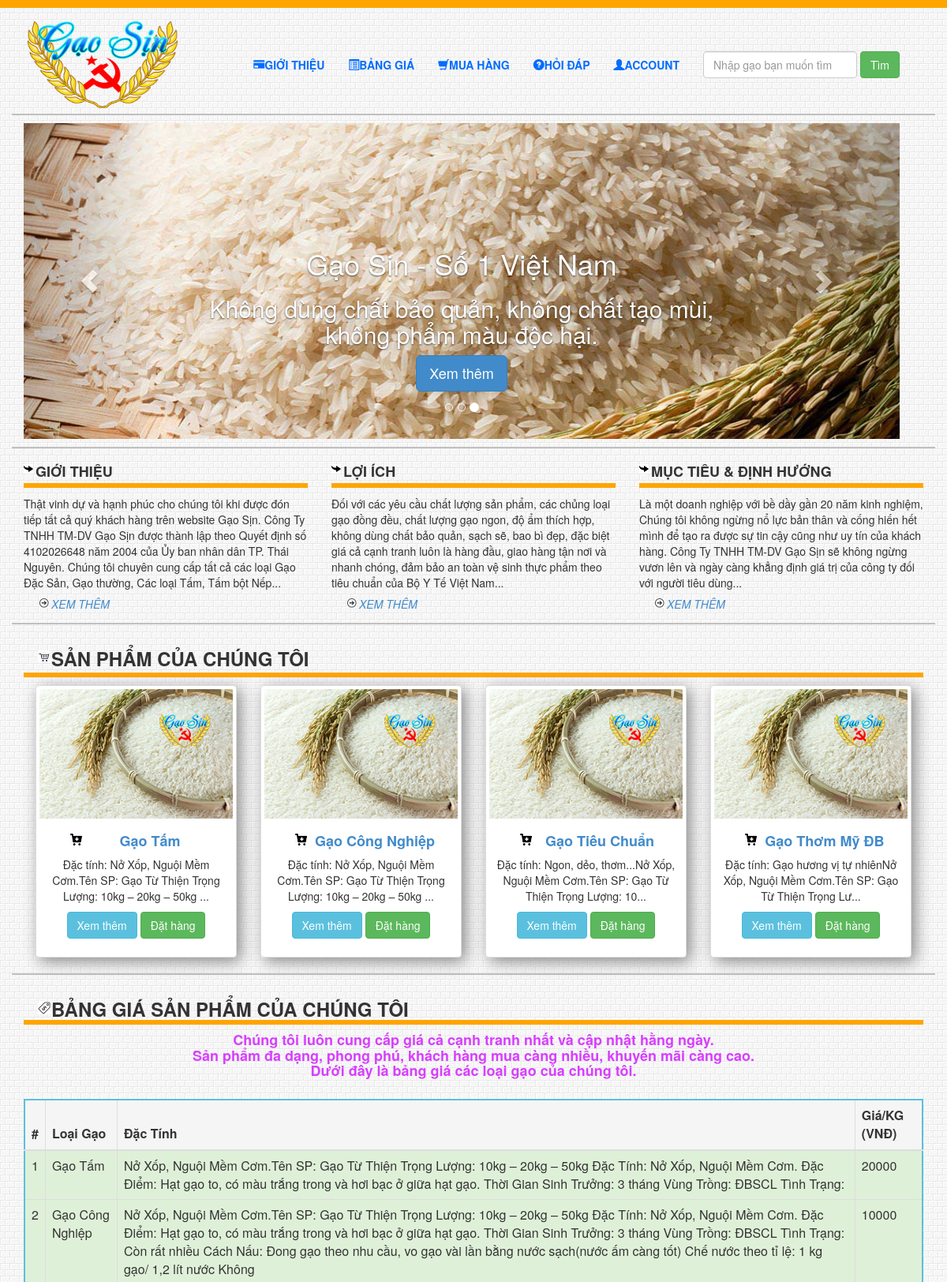
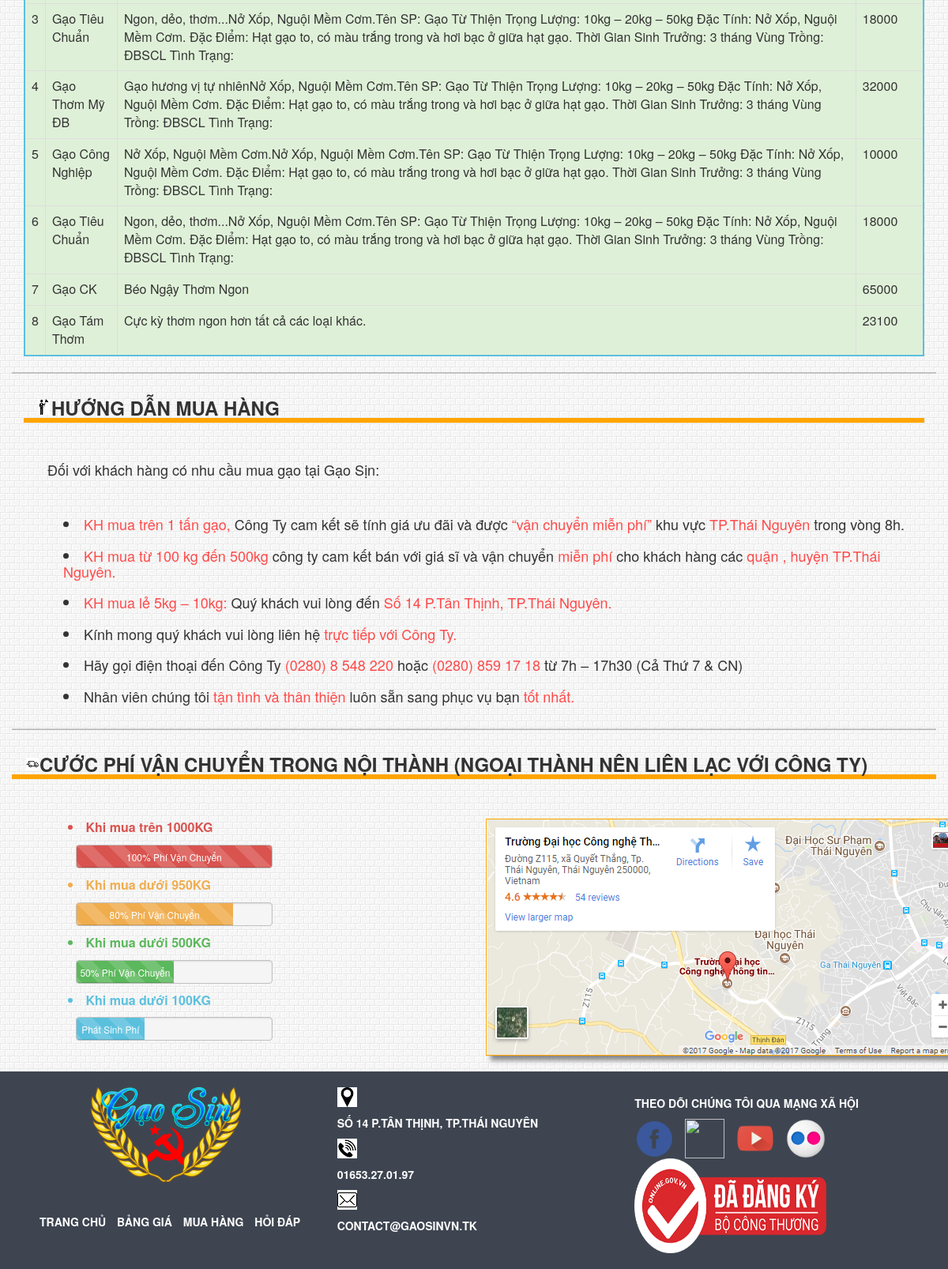
The page / on the database its author committed (2 pictures, top to bottom).
### tables this page shows
CREATE TABLE `sanpham` (
  `id_sp` int(11) NOT NULL,
  `ten_sp` varchar(100) NOT NULL,
  `loai_sp` varchar(255) NOT NULL,
  `img_sp` text NOT NULL,
  `gia_sp` int(11) NOT NULL,
  `dt_sp` text NOT NULL,
  `mota_sp` text NOT NULL,
  `nguoitao_sp` varchar(100) NOT NULL,
  `ngaytao_sp` date NOT NULL,
  `ngaysua_sp` date NOT NULL
);

### includes/banggia_index.php (the view)
<div class="container Prices" id="BangGia">
	<div class="row">
		<div class="col-md-12">
			<h3>Bảng Giá Sản Phẩm Của Chúng Tôi</h3>
			<center><h4 style="color: #d83eff"><b>Chúng tôi luôn cung cấp giá cả cạnh tranh nhất và cập nhật hằng ngày.<br>Sản phẩm đa dạng, phong phú, khách hàng mua càng nhiều, khuyến mãi càng cao. <br>Dưới đây là bảng giá các loại gạo của chúng tôi.</b></h4></center>
			<table class="table table-hover table-bordered">
				<thead>
					<tr>
						<th class="active">#</th>
						<th class="active">Loại Gạo</th>
						<th class="active">Đặc Tính</th>
						<th class="active">Giá/KG (VNĐ)</th>
					</tr>
				</thead>
				<?php
				$i = 1;
				while ( $data = mysqli_fetch_array($query_bg)) {
					?>
					<tr>
						<td class="success"><?php echo $i; ?></td>
						<td class="success"><?php echo $data["ten_sp"]; ?></td>
						<td class="success"><?php echo $data["dt_sp"]; ?></td>
						<td class="success"><?php echo $data["gia_sp"]; ?></td>
					</tr>
					<?php
					$i++;
				}
				?>
			</table>
		</div>
	</div>
</div>

### index.php (shortened to what this page needs)
<!DOCTYPE php>
<html lang="en">
<head>
	<link href="css/bootstrap.min.css" rel="stylesheet">
	<link rel="stylesheet" href="css/webstyle.css">
	<link rel="stylesheet" href="css/font-awesome.css">
</head>
<body>
		<?php
			include "includes/header.php"
		 ?>
	<section class="banner">
		<?php
			include "includes/banner_index.php"
		?>
	</section>
	<section class="container fixDisplay" id="Info">
		<?php
			include "includes/info_index.php"
		?>
	</section>
	<section class="SanPham">
		<?php
			include "includes/sanpham_index.php"
		?>
	</section>
	<section class="BangGia">
		<?php
			include "includes/banggia_index.php"
		?>
	</section>
	<section class="HuongDan">
		<?php
			include "includes/huongdan_index.php"
		 ?>
	</section>
	<section class="CuocPhi">
		<?php
			include "includes/cuocphi_index.php"
		 ?>
	</section>
	<?php
		include "includes/footer.php"
	 ?>
</body>
</html>

### includes/header.php (shortened to what this page needs)
<?php require_once("connection.php"); ?>
<?php
	$sql = "SELECT * FROM sanpham WHERE 1 ORDER BY id_sp ASC LIMIT 4";
	$sql_bg = "SELECT * FROM sanpham WHERE 1 ORDER BY id_sp ASC";
	$query_sp = mysqli_query($conn,$sql);
	$query_bg = mysqli_query($conn,$sql_bg);
 ?>
<div class="container-fluid" id="head">
	<header class="container">
		<nav class="navbar navbar-default" role="navigation">
			<div class="container-fluid">
				<div class="navbar-header">
					<a class="navbar-brand" href="index.php">
						<img src="img/logo.png" alt="LOGO" style="width: 200px; height: 110px;">
					</a>
				</div>
				<ul class="nav navbar-nav navbar-right">
					<div class="collapse navbar-collapse navbar-ex1-collapse">
						<ul class="nav navbar-nav">
							<li><a href="gioi-thieu.php"><i class="glyphicon glyphicon-credit-card"></i>Giới Thiệu</a></li>
							<li><a href="bang-gia.php"><i class="glyphicon glyphicon-list-alt"></i>Bảng Giá</a></li>
							<li><a href="purchase.php"><i class="glyphicon glyphicon-shopping-cart"></i>Mua Hàng</a></li>
							<li><a href="hoi-dap.php"><i class="glyphicon glyphicon-question-sign"></i>Hỏi Đáp</a></li>
								<li><a href="info-user.php"><i class="glyphicon glyphicon-user"></i>Account</a></li>
						</ul>
						<form action="search.php" method="POST" class="navbar-form navbar-left" role="form">
							<div class="form-group">
								<input type="text" class="form-control" name="search" placeholder="Nhập gạo bạn muốn tìm	" required="">
							</div>
								<button type="submit" class="btn btn-success" name="btn-search">Tìm</button>
						</form>
					</ul>
				</div>
			</div>

### includes/banner_index.php (shortened to what this page needs)
<div class="container" id="banner">
	<div class="row col-md-12">
		<div id="carousel-id" class="carousel slide" data-ride="carousel">
			<ol class="carousel-indicators">
				<li data-target="#carousel-id" data-slide-to="0" class=""></li>
				<li data-target="#carousel-id" data-slide-to="1" class=""></li>
				<li data-target="#carousel-id" data-slide-to="2" class="active"></li>
			</ol>
			<div class="carousel-inner">
				<div class="item active">
					<img alt="Third slide" src="img/sanggao3.jpg" width="100%">
					<div class="container">
						<div class="carousel-caption">
							<h1>Gạo Sịn - Số 1 Việt Nam</h1>
							<h2>Không dùng chất bảo quản, không chất tạo mùi, không phẩm màu độc hại.</h2>
							<p><a class="btn btn-lg btn-primary" href="hoi-dap.php" role="button">Xem thêm</a></p>
						</div>
					</div>
				</div>
			</div>
			<a class="left carousel-control" href="#carousel-id" data-slide="prev"><span class="glyphicon glyphicon-chevron-left"></span></a>
			<a class="right carousel-control" href="#carousel-id" data-slide="next"><span class="glyphicon glyphicon-chevron-right"></span></a>
		</div>
	</div>
</div>

### includes/info_index.php
<div class="row">
	<div class="col-xs-12 col-sm-6 col-md-4"><h4>Giới thiệu</h4>
		<p>Thật vinh dự và hạnh phúc cho chúng tôi khi được đón tiếp tất cả quý khách hàng trên website Gạo Sịn. Công Ty TNHH TM-DV Gạo Sịn được thành lập theo Quyết định số 4102026648 năm 2004 của Ủy ban nhân dân TP. Thái Nguyên. Chúng tôi chuyên cung cấp tất cả các loại Gạo Đặc Sản, Gạo thường, Các loại Tấm, Tấm bột Nếp...</p>
		<a href="gioi-thieu.php"><h5>Xem thêm</h5></a>
	</div>
	<div class="col-xs-12 col-sm-6 col-md-4"><h4>Lợi ích</h4>
		<p>Đối với các yêu cầu chất lượng sản phẩm, các chủng loại gạo đồng đều, chất lượng gạo ngon, độ ẩm thích hợp, không dùng chất bảo quản, sạch sẽ, bao bì đẹp, đặc biệt giá cả cạnh tranh luôn là hàng đầu, giao hàng tận nơi và nhanh chóng, đảm bảo an toàn vệ sinh thực phẩm theo tiêu chuẩn của Bộ Y Tế Việt Nam...</p>
		<a href="gioi-thieu.php"><h5>Xem thêm</h5></a>
	</div>
	<div class="col-xs-12 col-sm-6 col-md-4"><h4>Mục Tiêu & Định hướng</h4>
		<p>Là một doanh nghiệp với bề dầy gần 20 năm kinh nghiệm, Chúng tôi không ngừng nổ lực bản thân và cống hiến hết mình để tạo ra được sự tin cậy cũng như uy tín của khách hàng. Công Ty TNHH TM-DV Gạo Sịn sẽ không ngừng vươn lên và ngày càng khẳng định giá trị của công ty đối với người tiêu dùng...</p>
		<a href="gioi-thieu.php"><h5>Xem thêm</h5></a>
	</div>
</div>

### includes/sanpham_index.php (shortened to what this page needs)
<div class="container Product" id="Product">
	<div class="row">
		<div class="col-md-12"><h3>Sản phẩm của chúng tôi</h3>
			<?php
while ( $data = mysqli_fetch_array($query_sp)) {
	?>
			<div class="col-md-3">
				<div class="thumbnail">
					<a href="display.php?id=<?php echo $data["id_sp"]; ?>"><img src="img/sp1.jpg" alt="Sản phẩm 1"></a>
					<div class="caption">
						<center>
							<a href="display.php?id=<?php echo $data["id_sp"]; ?>"><h4><?php echo $data["ten_sp"]; ?></h4></a>
							<p>Đặc tính: <?php echo substr($data["dt_sp"], 0, 100)."..."; ?></p>
							<p><a href="purchase.php" class="btn btn-info" role="button">Xem thêm</a> <a href="display.php?id=<?php echo $data["id_sp"]; ?>" class="btn btn-success" role="button">Đặt hàng</a></p>
						</center>
					</div>
				</div>
			</div>
<?php } ?>
		</div>
	</div>
</div>

### includes/huongdan_index.php
<div class="container Guide" id="HuongDan">
	<div class="row">
		<div class="col-md-12">
			<h3>Hướng Dẫn Mua Hàng</h3>
			<h4 class="hd">Đối với khách hàng có nhu cầu mua gạo tại Gạo Sịn:<br /><br /><br />
				<h4><li><span class="Doimau">KH mua trên 1 tấn gạo,</span> Công Ty cam kết sẽ tính giá ưu đãi và được <span class="Doimau">“vận chuyển miễn phí”</span> khu vực <span class="Doimau">TP.Thái Nguyên</span> trong vòng 8h.</li><br />
					<li><span class="Doimau">KH mua từ 100 kg đến 500kg</span> công ty cam kết bán với giá sĩ và vận chuyển <span class="Doimau">miễn phí</span> cho khách hàng các <span class="Doimau">quận , huyện TP.Thái Nguyên.</span></li><br />
					<li><span class="Doimau">KH mua lẻ 5kg – 10kg:</span> Quý khách vui lòng đến <span class="Doimau">Số 14 P.Tân Thịnh, TP.Thái Nguyên.</span></li><br />
					<li>Kính mong quý khách vui lòng liên hệ <span class="Doimau">trực tiếp với Công Ty.</span></li><br />
					<li>Hãy gọi điện thoại đến Công Ty <span class="Doimau">(0280) 8 548 220</span> hoặc <span class="Doimau">(0280) 859 17 18</span> từ 7h – 17h30 (Cả Thứ 7 & CN)</li><br />
					<li>Nhân viên chúng tôi <span class="Doimau">tận tình và thân thiện</span> luôn sẵn sang phục vụ bạn <span class="Doimau">tốt nhất.</span></li><br />
				</h4>
			</h4>
		</div>
	</div>
</div>

### includes/cuocphi_index.php
<div class="container Ship" id="CuocPhi">
	<div class="row">
		<h3>Cước Phí Vận Chuyển Trong Nội Thành (Ngoại Thành Nên Liên Lạc Với Công Ty)</h3>
		<div class="col-md-6">
			<div class="progresspercent">
				<li style="color: #d9534f;">Khi mua trên 1000KG</li>
				<div class="progress progress-striped active" >
					<div class="progress-bar progress-bar-danger"  role="progressbar" aria-valuenow="0" aria-valuemin="0" aria-valuemax="100" style="width: 100%">100% Phí Vận Chuyển
					</div>
				</div>
			</div>
			<div class="progresspercent">
				<li style="color: #f0ad4e;">Khi mua dưới 950KG</li>
				<div class="progress progress-striped active" >
					<div class="progress-bar progress-bar-warning"  role="progressbar" aria-valuenow="0" aria-valuemin="0" aria-valuemax="100" style="width: 80%">80% Phí Vận Chuyển
					</div>
				</div>
			</div>
			<div class="progresspercent">
				<li style="color: #5cb85c;">Khi mua dưới 500KG</li>
				<div class="progress progress-striped active" >
					<div class="progress-bar progress-bar-success"  role="progressbar" aria-valuenow="0" aria-valuemin="0" aria-valuemax="100" style="width: 50%">50% Phí Vận Chuyển
					</div>
				</div>
			</div>
			<div class="progresspercent">
				<li style="color: #5bc0de;">Khi mua dưới 100KG</li>
				<div class="progress progress-striped active" >
					<div class="progress-bar progress-bar-info"  role="progressbar" aria-valuenow="0" aria-valuemin="0" aria-valuemax="100" style="width: 35%">Phát Sinh Phí Vận Chuyển
					</div>
				</div>
			</div>
		</div>
		<div class="col-md-6" >
			<div class="map-responsive">
				<img src="img/mymap.png" alt="Map" style="border:1px solid #ffa500; box-shadow: 6px 6px 6px #888888">
			</div>
		</div>
	</div>
</div>

### includes/footer.php
<footer class="footer">
	<div class="container footer-LOGO">
		<div class="col-md-4">
			<a href="index.php"><img src="img/logo.png" alt="LOGO FOOTER (Khác)" style="width: 200px; height: 120px; margin-left: 60px;"></a>
			<br/><br/><br/>
			<a href="index.php"><span class="footer-a">Trang Chủ</span></a>
			<a href="bang-gia.php"><span class="footer-a">Bảng Giá</span></a>
			<a href="purchase.php"><span class="footer-a">Mua Hàng</span></a>
			<a href="hoi-dap.php"><span class="footer-a">Hỏi Đáp</span></a>
		</div>
		<div class="col-md-4" id="col-md-4-mid">
			<div>
				<img src="img/map.png" alt="">
				<p>Số 14 P.Tân Thịnh, TP.Thái Nguyên</p>
			</div>
			<div>
				<img src="img/call.png" alt="">
				<p>01653.27.01.97</p>
			</div>
			<div>
				<img src="img/mail.png" alt="">
				<p>Contact@gaosinvn.tk</p>
			</div>
		</div>
		<div class="col-md-4 right" id="col-md-4-mid">
			<p>Theo dõi chúng tôi qua mạng xã hội</p>
			<a href="https://goo.gl/tgN26w"><img src="img/fb.png" alt=""></a>
			<a href="https://goo.gl/gMAsXm"><img src="img/twitter.png" alt=""></a>
			<a href="https://goo.gl/lG0IxL"><img src="img/youtube.png" alt=""></a>
			<a href="https://goo.gl/Lu50k6"><img src="img/flickr.png" alt=""></a><br>
			<img src="img/bct.png" alt="" style="width: 70%; height: 15%;">
		</div>
	</div>
</footer>

### css/webstyle.css (style rules this page uses)
body { background-repeat: repeat; background-image: url('../img/bg.png'); background-position: top center; background-attachment: fixed; }
#head { border-top: 10px solid #ffa500; }
header { border-bottom: 2px solid #c0c0c0; padding: 17px 0px; }
.navbar-default { border: none; background: none; }
.navbar { border-radius: 0; margin: 0; }
.navbar-brand { padding: 0; height: 100px; }
.navbar-default .navbar-nav>li>a { color: #006dff; font-weight: bold; text-transform: uppercase; }
.navbar-nav, .navbar-form.navbar-left { padding-top: 15px; }
.banner, .container.fixDisplay { margin-top: 10px; }
.container#banner { padding-bottom: 10px; border-bottom: 2px solid #c0c0c0; }
.container.fixDisplay h4 { font-weight: bold; background: url("../img/arow.png") no-repeat left top; padding-left: 15px; border-bottom: 6px solid #ffa500; padding-bottom: 5px; text-transform: uppercase; }
.container.fixDisplay h5 { background: url("../img/arow2.png") no-repeat left 20px top; padding-left: 35px; padding-bottom: 5px; text-transform: uppercase; font-style: italic; }
#Info { border-bottom: 2px solid #c0c0c0; margin-bottom: 10px; }
.container.Product h3 { background: url("../img/checkout.png") no-repeat left 18px top 3px; padding-left: 35px; padding-bottom: 5px; text-transform: uppercase; border-bottom: 6px solid #ffa500; font-weight: bold; }
.container.Product h4 { background: url("../img/product.png") no-repeat left 30px top; font-weight: bold; text-decoration: none; padding-left: 35px; }
#Product { border-bottom: 2px solid #c0c0c0; margin-bottom: 10px; }
.container.Prices h3 { background: url("../img/price.png") no-repeat left 18px top 4px; padding-left: 35px; text-transform: uppercase; border-bottom: 6px solid #ffa500; font-weight: bold; }
.table-bordered { border: 2px solid #5bc0de; }
.table.table-hover.table-bordered { margin-top: 25px; }
#BangGia { border-bottom: 2px solid #c0c0c0; margin-bottom: 10px; }
.container.Guide h3 { background: url("../img/guide.png") no-repeat left 18px top 2px; padding-left: 35px; text-transform: uppercase; border-bottom: 6px solid #ffa500; font-weight: bold; margin-bottom: 50px; }
.container.Guide h4 { padding-left: 50px; }
.container.Guide h4.hd { padding-left: 30px; }
.Doimau { color: #ff4a4a; }
#HuongDan { border-bottom: 2px solid #c0c0c0; margin-bottom: 10px; }
.container.Ship h3 { background: url("../img/ship.png") no-repeat left 18px top 5px; padding-left: 35px; text-transform: uppercase; border-bottom: 6px solid #ffa500; font-weight: bold; margin-bottom: 50px; }
.progress.progress-striped.active { width:50%; margin:10px; height: 30px; border: 1px solid #c0c0c0; }
.progress-bar { line-height: 29px; }
.progresspercent li { font-weight: bold; font-size: 16px; }
.progresspercent { padding-left: 10%; }
#CuocPhi { margin-bottom: 20px; }
footer { background-color: #3E4551; }
.footer-LOGO { padding: 20px; margin-top: 20px; }
.footer-a { color: white; margin-right: 10px; font-weight: bold; text-transform: uppercase; }
#col-md-4-mid p { color: white; text-transform: uppercase; font-weight: bold; padding-top: 10px; }
.col-md-4.right img { width: 50px; height: 50px; margin-right: 10px; }
.thumbnail { box-shadow: 5px 5px 20px #888888; }

### rows shown on the page
sanpham: ten_sp "Gạo Tấm", dt_sp "Nở Xốp, Nguội Mềm Cơm.Tên SP: Gạo Từ Thiện Trọng Lượng: 10kg – 20kg – 50kg", dt_sp "Nở Xốp, Nguội Mềm Cơm.Tên SP: Gạo Từ Thiện Trọng Lượng: 10kg – 20kg – 50kg Đặc Tính: Nở Xốp, Nguội Mềm Cơm. Đặc Điểm: Hạt gạo to, có màu trắng trong và hơi bạc ở giữa hạt gạo. Thời Gian Sinh Trưởng: 3 tháng Vùng Trồng: ĐBSCL Tình Trạng:", gia_sp "20000"
sanpham: ten_sp "Gạo Công Nghiệp", dt_sp "Nở Xốp, Nguội Mềm Cơm.Tên SP: Gạo Từ Thiện Trọng Lượng: 10kg – 20kg – 50kg", dt_sp "Nở Xốp, Nguội Mềm Cơm.Tên SP: Gạo Từ Thiện Trọng Lượng: 10kg – 20kg – 50kg Đặc Tính: Nở Xốp, Nguội Mềm Cơm. Đặc Điểm: Hạt gạo to, có màu trắng trong và hơi bạc ở giữa hạt gạo. Thời Gian Sinh Trưởng: 3 tháng Vùng Trồng: ĐBSCL Tình Trạng: Còn rất nhiều Cách Nấu: Đong gạo theo nhu cầu, vo gạo vài lần bằng nước sạch(nước ấm càng tốt) Chế nước theo tỉ lệ: 1 kg gạo/ 1,2 lít nước Không", gia_sp "10000"
sanpham: ten_sp "Gạo Tiêu Chuẩn", dt_sp "Ngon, dẻo, thơm...Nở Xốp, Nguội Mềm Cơm.Tên SP: Gạo Từ Thiện Trọng Lượng: 10", dt_sp "Ngon, dẻo, thơm...Nở Xốp, Nguội Mềm Cơm.Tên SP: Gạo Từ Thiện Trọng Lượng: 10kg – 20kg – 50kg Đặc Tính: Nở Xốp, Nguội Mềm Cơm. Đặc Điểm: Hạt gạo to, có màu trắng trong và hơi bạc ở giữa hạt gạo. Thời Gian Sinh Trưởng: 3 tháng Vùng Trồng: ĐBSCL Tình Trạng:", gia_sp "18000"
sanpham: ten_sp "Gạo Thơm Mỹ ĐB", dt_sp "Gạo hương vị tự nhiênNở Xốp, Nguội Mềm Cơm.Tên SP: Gạo Từ Thiện Trọng Lư", dt_sp "Gạo hương vị tự nhiênNở Xốp, Nguội Mềm Cơm.Tên SP: Gạo Từ Thiện Trọng Lượng: 10kg – 20kg – 50kg Đặc Tính: Nở Xốp, Nguội Mềm Cơm. Đặc Điểm: Hạt gạo to, có màu trắng trong và hơi bạc ở giữa hạt gạo. Thời Gian Sinh Trưởng: 3 tháng Vùng Trồng: ĐBSCL Tình Trạng:", gia_sp "32000"
sanpham: ten_sp "Gạo Công Nghiệp", dt_sp "Nở Xốp, Nguội Mềm Cơm.Nở Xốp, Nguội Mềm Cơm.Tên SP: Gạo Từ Thiện Trọng Lượng: 10kg – 20kg – 50kg Đặc Tính: Nở Xốp, Nguội Mềm Cơm. Đặc Điểm: Hạt gạo to, có màu trắng trong và hơi bạc ở giữa hạt gạo. Thời Gian Sinh Trưởng: 3 tháng Vùng Trồng: ĐBSCL Tình Trạng:", gia_sp "10000"
sanpham: ten_sp "Gạo Tiêu Chuẩn", dt_sp "Ngon, dẻo, thơm...Nở Xốp, Nguội Mềm Cơm.Tên SP: Gạo Từ Thiện Trọng Lượng: 10kg – 20kg – 50kg Đặc Tính: Nở Xốp, Nguội Mềm Cơm. Đặc Điểm: Hạt gạo to, có màu trắng trong và hơi bạc ở giữa hạt gạo. Thời Gian Sinh Trưởng: 3 tháng Vùng Trồng: ĐBSCL Tình Trạng:", gia_sp "18000"
sanpham: ten_sp "Gạo CK", dt_sp "Béo Ngậy Thơm Ngon", gia_sp "65000"
sanpham: ten_sp "Gạo Tám Thơm", dt_sp "Cực kỳ thơm ngon hơn tất cả các loại khác.", gia_sp "23100"
